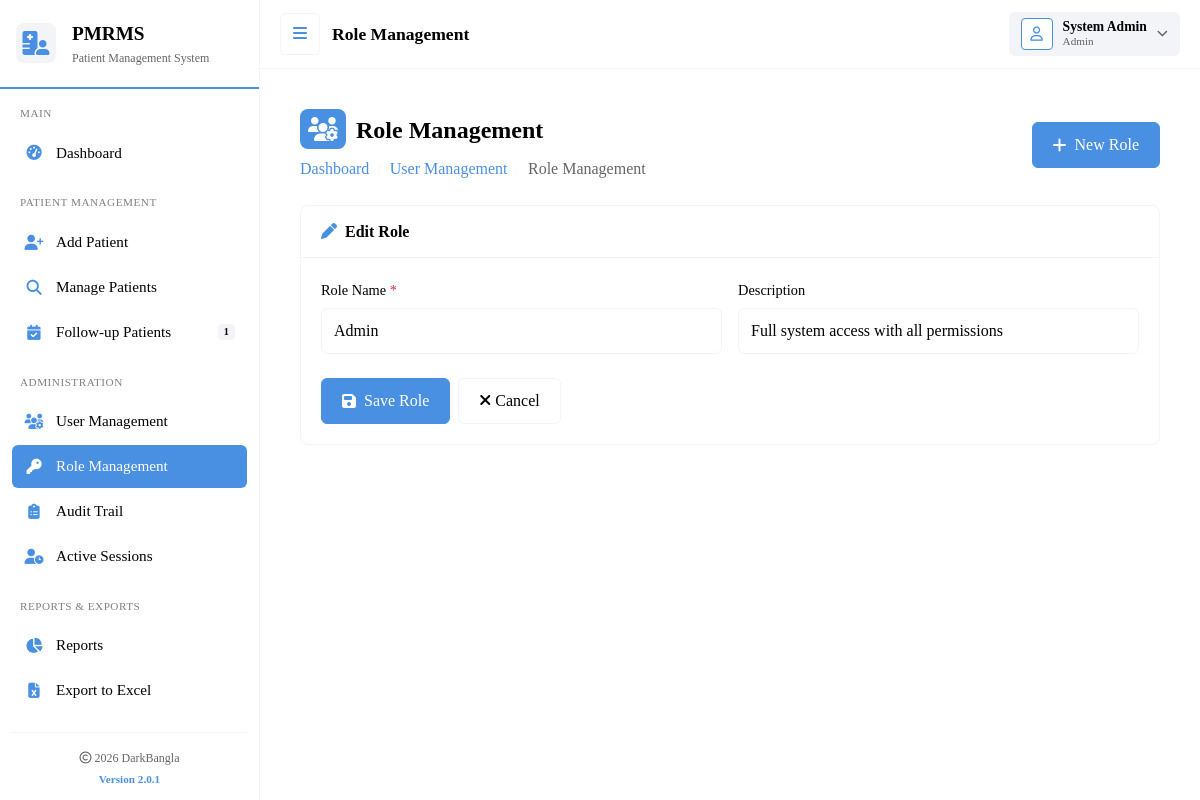
The app's page /?r=users/roles&action=edit&id=1 (signed in) with its own data.
### tables this page shows
CREATE TABLE `users` (
  `id` int(11) NOT NULL,
  `name` varchar(100) NOT NULL,
  `designation` varchar(100) DEFAULT NULL,
  `degree` varchar(100) DEFAULT NULL,
  `phone` varchar(30) DEFAULT NULL,
  `email` varchar(120) NOT NULL,
  `address` varchar(255) DEFAULT NULL,
  `location1` varchar(100) DEFAULT NULL,
  `location2` varchar(100) DEFAULT NULL,
  `location3` varchar(100) DEFAULT NULL,
  `role_type` enum('Admin','Doctor','Medical Staff','Receptionist','Viewer') NOT NULL DEFAULT 'Doctor',
  `password_hash` varchar(255) NOT NULL,
  `is_active` tinyint(1) NOT NULL DEFAULT 1,
  `created_at` timestamp NOT NULL DEFAULT current_timestamp()
);

CREATE TABLE `roles` (
  `id` int(11) NOT NULL,
  `name` varchar(50) NOT NULL,
  `description` varchar(255) DEFAULT NULL,
  `created_at` timestamp NOT NULL DEFAULT current_timestamp()
);

### config/config.php (called while the page is built)
<?php
return [
    'app' => [
        'name' => 'Patient Medical Record Management System',
        'version' => '3.0.1',
        'base_url' => 'https://ibd-gastro-dmch-bd.com',
        'debug' => true,
        'timezone' => 'Asia/Dhaka',
        'session_timeout' => 7200
    ],
    'database' => [
        'host' => 'localhost',
        'name' => 'ibdgastrodmchbd_pmrms',
        'user' => 'ibdgastrodmchbd_pmrms',
        'pass' => '<Admin123!@#>',
        'charset' => 'utf8mb4',
        'collation' => 'utf8mb4_unicode_ci'
    ],
    'upload' => [
        'max_size' => 10485760,
        'allowed_types' => ['jpg', 'jpeg', 'png', 'gif', 'pdf', 'doc', 'docx'],
        'path' => __DIR__ . '/../uploads/'
    ],
    'security' => [
        'password_cost' => 10,
        'csrf_token_name' => '_csrf',
        'session_name' => 'pmrms_session'
    ]
];

### src/includes/auth.php (called while the page is built, shortened)
<?php
if (!function_exists('isLoggedIn')) {
    function isLoggedIn() {
        return (session_status() === PHP_SESSION_ACTIVE && isset($_SESSION['user_id']) && !empty($_SESSION['user_id']));
    }
}
if (!function_exists('getCurrentUser')) {
    function getCurrentUser() {
        global $pdo;
        try {
            $stmt = $pdo->prepare("SELECT id, name, email, role_type, designation, degree, phone, is_active FROM users WHERE id = ?");
            $stmt->execute([$_SESSION['user_id']]);
            $user = $stmt->fetch();
            if ($user) {
                return $user;
            }
            return false;
        } catch (PDOException $e) {
            error_log("Get current user error: " . $e->getMessage());
            return false;
        }
    }
}
if (!function_exists('user')) {
    function user() {
        return getCurrentUser();
    }
}

### src/includes/permissions.php (called while the page is built, shortened)
<?php
if (!defined('PERMISSIONS_INCLUDED')) {
    function has_permission($pdo, $code) {
        $u = user();
        if ($u['role_type'] === 'Admin') return true;
        static $cache = [];
        $cache_key = $u['id'] . '_' . $code;
        return $cache[$cache_key];
    }
}

### src/users/roles.php (the view, shortened to what this page needs)
<?php
require_once __DIR__.'/../includes/db.php';
require_once __DIR__.'/../includes/auth.php';
require_once __DIR__.'/../includes/permissions.php';
require_once __DIR__.'/../includes/audit.php';
$action = $_GET['action'] ?? 'list';
$role_id = isset($_GET['id']) ? (int)$_GET['id'] : 0;
$role = null;
if ($action === 'edit' && $role_id) {
    try {
        $stmt = $pdo->prepare("SELECT * FROM roles WHERE id = ?");
        $stmt->execute([$role_id]);
        $role = $stmt->fetch();
    } catch (PDOException $e) {
        error_log("Error fetching role: " . $e->getMessage());
        $_SESSION['error'] = "Database error occurred.";
        header('Location: ?r=users/roles');
        exit;
    }
}
try {
    $roles = $pdo->query("SELECT * FROM roles ORDER BY name")->fetchAll();
} catch (PDOException $e) {
    error_log("Error fetching roles: " . $e->getMessage());
}
include __DIR__.'/../templates/header.php';
?>
<div class="content-wrapper">
    <div class="page-header d-flex justify-content-between align-items-center">
        <div>
            <h4><i class="fa-solid fa-users-gear"></i>Role Management</h4>
            <nav aria-label="breadcrumb">
                <ol class="breadcrumb">
                    <li class="breadcrumb-item"><a href="?r=dashboard">Dashboard</a></li>
                    <li class="breadcrumb-item"><a href="?r=users">User Management</a></li>
                    <li class="breadcrumb-item active">Role Management</li>
                </ol>
            </nav>
        </div>
        <?php if (has_permission($pdo, 'button.role.create')): ?>
        <a href="?r=users/roles&action=add" class="btn-primary btn-sm">
            <i class="fa-solid fa-plus"></i> New Role
        </a>
        <?php endif; ?>
    </div>
    <?php if ($action === 'add' || ($action === 'edit' && $role)): ?>
        <div class="form-card">
            <div class="card-header">
                <h6><i class="fa-solid fa-<?= $action === 'edit' ? 'pen' : 'plus' ?> me-2"></i><?= $action === 'edit' ? 'Edit' : 'Create' ?> Role</h6>
            </div>
            <div class="card-body">
                <form method="post">
                    <div class="row g-3">
                        <div class="col-md-6">
                            <label class="form-label">Role Name <span class="text-danger">*</span></label>
                            <input type="text" name="name" class="form-control" required
                                   value="<?= htmlspecialchars($role['name'] ?? '') ?>">
                        </div>
                        <div class="col-md-6">
                            <label class="form-label">Description</label>
                            <input type="text" name="description" class="form-control"
                                   value="<?= htmlspecialchars($role['description'] ?? '') ?>">
                        </div>
                    </div>
                    <div class="mt-4 d-flex gap-2">
                        <button type="submit" class="btn-primary">
                            <i class="fa-solid fa-save"></i> Save Role
                        </button>
                        <a href="?r=users/roles" class="btn-outline-secondary">
                            <i class="fa-solid fa-times"></i> Cancel
                        </a>
                    </div>
                </form>
            </div>
        </div>
    <?php endif; ?>
</div>
<?php include __DIR__.'/../templates/footer.php'; ?>

### src/templates/header.php (shortened to what this page needs)
<?php
$configPath = __DIR__ . '/../../config/config.php';
if (file_exists($configPath)) {
    $config = require $configPath;
} else {
    $config = ['app' => ['base_url' => '']];
}
$base = $config['app']['base_url'] ?? '';
$current_user = null;
if (function_exists('user')) {
    $current_user = user();
}
$current_route = $_GET['r'] ?? 'dashboard';
$due_count = 0;
if (isset($pdo) && function_exists('has_permission') && has_permission($pdo, 'menu.patients.followup')) {
    try {
        $due_count = $pdo->query("SELECT COUNT(*) FROM followups WHERE DATE(followup_at) <= DATE(NOW())")->fetchColumn();
    } catch (Exception $e) {
    }
}
?>
<!doctype html>
<html lang="en">
<head>
<link href="https://cdn.jsdelivr.net/npm/bootstrap@5.3.3/dist/css/bootstrap.min.css" rel="stylesheet">
<link href="https://cdnjs.cloudflare.com/ajax/libs/font-awesome/6.5.0/css/all.min.css" rel="stylesheet">
<link href="<?=$base?>/assets/css/app.css" rel="stylesheet">
</head>
<body class="bg-white">
<div class="d-flex">
    <nav id="sidebar">
        <div class="sidebar-header d-flex align-items-center gap-3">
            <div class="logo-icon">
                <i class="fa-solid fa-hospital-user"></i>
            </div>
            <div>
                <div class="logo-text">PMRMS</div>
                <div class="logo-subtext">Patient Management System</div>
            </div>
        </div>
        <div class="sidebar-content">
            <div class="nav-section">
                <div class="nav-section-title">Main</div>
                <ul class="list-unstyled">
                    <li class="nav-item">
                        <a class="nav-link-custom <?= $current_route == 'dashboard' ? 'active' : '' ?>" href="?r=dashboard">
                            <i class="fa-solid fa-gauge-high"></i>
                            <span>Dashboard</span>
                        </a>
                    </li>
                </ul>
            </div>
<?php if (isset($pdo) && function_exists('has_permission') && has_permission($pdo, 'menu.patients')): ?>
<div class="nav-section">
    <div class="nav-section-title">Patient Management</div>
    <ul class="list-unstyled">
        <?php if (has_permission($pdo, 'menu.patients.add') || has_permission($pdo, 'button.patient.add')): ?>
        <li class="nav-item">
            <a class="nav-link-custom <?= (strpos($current_route, 'patients/add') !== false) ? 'active' : '' ?>" href="?r=patients/add">
                <i class="fa-solid fa-user-plus"></i>
                <span>Add Patient</span>
            </a>
        </li>
        <?php endif; ?>
        <?php if (has_permission($pdo, 'menu.patients.manage')): ?>
        <li class="nav-item">
            <a class="nav-link-custom <?= (strpos($current_route, 'patients/manage') !== false) ? 'active' : '' ?>" href="?r=patients/manage">
                <i class="fa-solid fa-magnifying-glass"></i>
                <span>Manage Patients</span>
            </a>
        </li>
        <?php endif; ?>
        <?php if (has_permission($pdo, 'menu.patients.followup')): ?>
        <li class="nav-item">
            <a class="nav-link-custom <?= (strpos($current_route, 'patients/followup') !== false) ? 'active' : '' ?>" href="?r=patients/followup">
                <i class="fa-solid fa-calendar-check"></i>
                <span>Follow-up Patients</span>
                <?php if ($due_count > 0): ?>
                <span class="badge"><?= $due_count ?></span>
                <?php endif; ?>
            </a>
        </li>
        <?php endif; ?>
    </ul>
</div>
<?php endif; ?>
<?php if (isset($pdo) && function_exists('has_permission') && (has_permission($pdo, 'menu.users') ||
          has_permission($pdo, 'menu.roles') ||
          has_permission($pdo, 'menu.audit'))): ?>
<div class="nav-section">
    <div class="nav-section-title">Administration</div>
    <ul class="list-unstyled">
        <?php if (has_permission($pdo, 'menu.users')): ?>
        <li class="nav-item">
            <a class="nav-link-custom <?= (strpos($current_route, 'users') !== false && $current_route != 'users/roles' && $current_route != 'users/role_permissions' && $current_route != 'users/user_permissions') ? 'active' : '' ?>" href="?r=users">
                <i class="fa-solid fa-users-gear"></i>
                <span>User Management</span>
            </a>
        </li>
        <?php endif; ?>
        <?php if (has_permission($pdo, 'menu.roles')): ?>
        <li class="nav-item">
            <a class="nav-link-custom <?= (strpos($current_route, 'users/roles') !== false) ? 'active' : '' ?>" href="?r=users/roles">
                <i class="fa-solid fa-key"></i>
                <span>Role Management</span>
            </a>
        </li>
        <?php endif; ?>
        <?php if (has_permission($pdo, 'menu.audit')): ?>
        <li class="nav-item">
            <a class="nav-link-custom <?= (strpos($current_route, 'audit') !== false && $current_route != 'audit/active') ? 'active' : '' ?>" href="?r=audit">
                <i class="fa-solid fa-clipboard-list"></i>
                <span>Audit Trail</span>
            </a>
        </li>
        <?php endif; ?>
        <?php if (has_permission($pdo, 'menu.audit.sessions')): ?>
        <li class="nav-item">
            <a class="nav-link-custom <?= ($current_route == 'audit/active') ? 'active' : '' ?>" href="?r=audit/active">
                <i class="fa-solid fa-user-clock"></i>
                <span>Active Sessions</span>
            </a>
        </li>
        <?php endif; ?>
    </ul>
</div>
<?php endif; ?>
<?php if (isset($pdo) && function_exists('has_permission') && (has_permission($pdo, 'menu.reports') || has_permission($pdo, 'export.excel'))): ?>
<div class="nav-section">
    <div class="nav-section-title">Reports & Exports</div>
    <ul class="list-unstyled">
        <?php if (has_permission($pdo, 'menu.reports')): ?>
        <li class="nav-item">
            <a class="nav-link-custom <?= (strpos($current_route, 'reports') !== false) ? 'active' : '' ?>" href="?r=reports">
                <i class="fa-solid fa-chart-pie"></i>
                <span>Reports</span>
            </a>
        </li>
        <?php endif; ?>
        <?php if (has_permission($pdo, 'export.excel')): ?>
        <li class="nav-item">
            <a class="nav-link-custom <?= ($current_route == 'exports') ? 'active' : '' ?>" href="?r=exports">
                <i class="fa-solid fa-file-excel"></i>
                <span>Export to Excel</span>
            </a>
        </li>
        <?php endif; ?>
    </ul>
</div>
<?php endif; ?>
        <div class="sidebar-footer">
            <div class="footer-copyright">
                <i class="fa-regular fa-copyright"></i> <?=date('Y')?> DarkBangla
            </div>
            <div class="footer-version">
                Version 2.0.1
            </div>
        </div>
    </nav>
    <div class="main-content">
        <nav class="top-nav d-flex justify-content-between align-items-center">
            <div class="d-flex align-items-center">
                <button class="toggle-btn" id="toggleSidebar">
                    <i class="fa-solid fa-bars"></i>
                </button>
                <span class="page-title">
                    <?php
                    $titles = [
                        'dashboard' => 'Dashboard',
                        'patients/add' => 'Add Patient',
                        'patients/manage' => 'Manage Patients',
                        'patients/followup' => 'Follow-up Patients',
                        'patients/profile' => 'Patient Profile',
                        'patients/view' => 'Patient Details',
                        'patients/edit' => 'Edit Patient',
                        'users' => 'User Management',
                        'users/form' => 'User Form',
                        'users/roles' => 'Role Management',
                        'users/role_permissions' => 'Role Permissions',
                        'users/user_permissions' => 'User Permissions',
                        'audit' => 'Audit Trail',
                        'audit/active' => 'Active Users',
                        'reports' => 'Reports',
                        'exports' => 'Export Data',
                        'profile' => 'My Profile',
                    ];
                    echo $titles[$current_route] ?? 'Dashboard';
                    ?>
                </span>
            </div>
            <div class="user-menu">
                <div class="dropdown">
                    <div class="user-info" data-bs-toggle="dropdown" aria-expanded="false">
                        <div class="user-avatar">
                            <i class="fa-regular fa-user"></i>
                        </div>
                        <div class="user-details">
                            <div class="user-name"><?=htmlspecialchars($current_user['name'] ?? 'User')?></div>
                            <div class="user-role"><?=htmlspecialchars($current_user['role_type'] ?? '')?></div>
                        </div>
                        <i class="fa-solid fa-chevron-down" style="font-size: 0.7rem; color: var(--black); opacity: 0.6;"></i>
                    </div>
                </div>
            </div>
        </nav>
        <main class="content-wrapper">

### records on screen
users: name "System Admin", role_type "Admin"
roles: name "Admin", description "Full system access with all permissions"

### other values on screen
$due_count "1"
$titles[$current_route] "Role Management"
